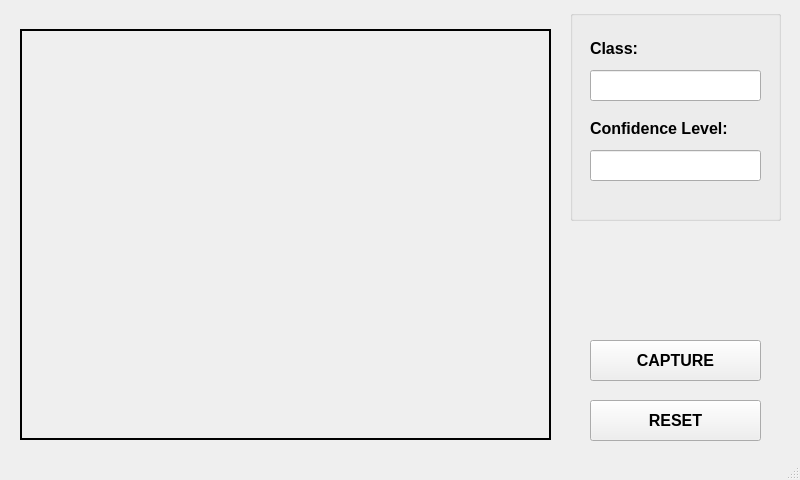
<?xml version="1.0" encoding="UTF-8"?>
<ui version="4.0">
 <class>MainWindow</class>
 <widget class="QMainWindow" name="MainWindow">
  <property name="geometry">
   <rect>
    <x>0</x>
    <y>0</y>
    <width>800</width>
    <height>480</height>
   </rect>
  </property>
  <property name="windowTitle">
   <string>MainWindow</string>
  </property>
  <property name="styleSheet">
   <string notr="true"> </string>
  </property>
  <widget class="QWidget" name="centralwidget">
   <widget class="QLabel" name="image_label">
    <property name="geometry">
     <rect>
      <x>20</x>
      <y>29</y>
      <width>531</width>
      <height>411</height>
     </rect>
    </property>
    <property name="frameShape">
     <enum>QFrame::Box</enum>
    </property>
    <property name="lineWidth">
     <number>2</number>
    </property>
    <property name="text">
     <string/>
    </property>
    <property name="alignment">
     <set>Qt::AlignCenter</set>
    </property>
   </widget>
   <widget class="QPushButton" name="capture_button">
    <property name="geometry">
     <rect>
      <x>590</x>
      <y>340</y>
      <width>171</width>
      <height>41</height>
     </rect>
    </property>
    <property name="font">
     <font>
      <pointsize>12</pointsize>
      <weight>75</weight>
      <bold>true</bold>
     </font>
    </property>
    <property name="text">
     <string>CAPTURE</string>
    </property>
   </widget>
   <widget class="QPushButton" name="reset_button">
    <property name="geometry">
     <rect>
      <x>590</x>
      <y>400</y>
      <width>171</width>
      <height>41</height>
     </rect>
    </property>
    <property name="font">
     <font>
      <pointsize>12</pointsize>
      <weight>75</weight>
      <bold>true</bold>
     </font>
    </property>
    <property name="text">
     <string>RESET</string>
    </property>
   </widget>
   <widget class="QGroupBox" name="groupBox">
    <property name="geometry">
     <rect>
      <x>570</x>
      <y>10</y>
      <width>211</width>
      <height>211</height>
     </rect>
    </property>
    <property name="title">
     <string/>
    </property>
    <widget class="QLabel" name="confidence_label">
     <property name="geometry">
      <rect>
       <x>20</x>
       <y>110</y>
       <width>141</width>
       <height>17</height>
      </rect>
     </property>
     <property name="font">
      <font>
       <pointsize>12</pointsize>
       <weight>75</weight>
       <bold>true</bold>
      </font>
     </property>
     <property name="text">
      <string>Confidence Level:</string>
     </property>
    </widget>
    <widget class="QLabel" name="class_label">
     <property name="geometry">
      <rect>
       <x>20</x>
       <y>30</y>
       <width>121</width>
       <height>17</height>
      </rect>
     </property>
     <property name="font">
      <font>
       <pointsize>12</pointsize>
       <weight>75</weight>
       <bold>true</bold>
      </font>
     </property>
     <property name="text">
      <string>Class:</string>
     </property>
     <property name="textFormat">
      <enum>Qt::PlainText</enum>
     </property>
    </widget>
    <widget class="QLineEdit" name="class_textbox">
     <property name="geometry">
      <rect>
       <x>20</x>
       <y>60</y>
       <width>171</width>
       <height>31</height>
      </rect>
     </property>
    </widget>
    <widget class="QLineEdit" name="confidence_textbox">
     <property name="geometry">
      <rect>
       <x>20</x>
       <y>140</y>
       <width>171</width>
       <height>31</height>
      </rect>
     </property>
     <property name="text">
      <string/>
     </property>
    </widget>
   </widget>
  </widget>
  <widget class="QMenuBar" name="menubar">
   <property name="geometry">
    <rect>
     <x>0</x>
     <y>0</y>
     <width>800</width>
     <height>26</height>
    </rect>
   </property>
  </widget>
  <widget class="QStatusBar" name="statusbar"/>
 </widget>
 <resources/>
 <connections/>
</ui>
